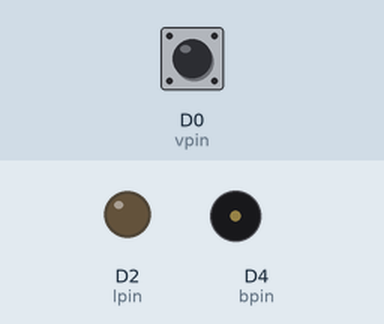
This sketch was run on a simulated ESP8266 (NodeMCU). Parts: output pins drawn as LEDs (lit = HIGH), buzzer (waves = sounding). The test bench sets the inputs (shaded band); at power-on: D0 (vpin) LOW. WiFi joins after 1.5 s; servers stay silent unless stated.

Above: at 2.7 s.
2.8 s: D0 (vpin) pulsed HIGH 5 times (0.12 s each, 0.3 s apart)
At 6.5 s:
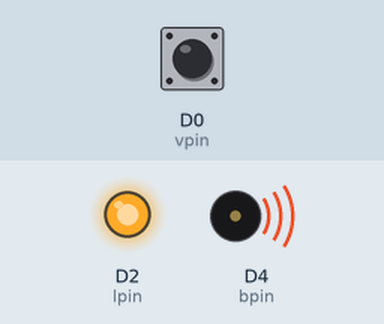
At 8.8 s:
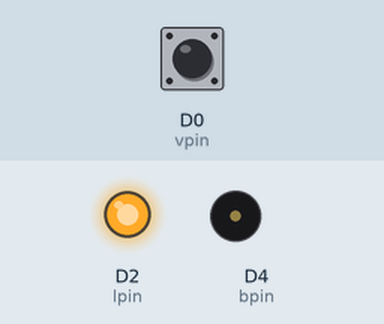
Timing chart, 0 to 13.7 s (numbered marks = the images above; inputs shaded):
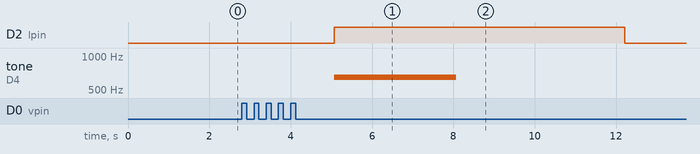

The sketch:

earthquake_alert.ino.ino
```cpp
#include <ESP8266WiFi.h>
#include<FirebaseArduino.h>
//#include<ArduinoJson.h>
//#include <ESP8266HTTPClient.h>
#define FIREBASE_HOST "earthquakedata-89740-default-rtdb.firebaseio.com"
#define FIREBASE_AUTH ""
#define ssid ""
#define pass ""
int bpin=D4;
int lpin=D2;
int vpin=D0;
String DB="update";
String id="id";
String mes="message";
String vib="vibration";
void setup() {
   WiFi.begin(ssid, pass);
  //Serial.end();
// Serial.begin(115200);

  while (WiFi.status() != WL_CONNECTED) {
   //Serial.println("not connected:");
    delay(500);
  }
  //Serial.println(" connected:");

  Firebase.begin(FIREBASE_HOST, FIREBASE_AUTH);
  // pinMode(bpin, OUTPUT);

  pinMode(lpin, OUTPUT);
   pinMode(vpin, INPUT);
   noTone(bpin);

}

int id_n=6;
void loop() {
 // digitalWrite(LED_BUILTIN, LOW );
 // delay(1000);
 // digitalWrite(LED_BUILTIN,HIGH );
  //delay(1000);
  int v;
  Firebase.setFloat("number", 42.0);
  v=digitalRead(vpin);
  int m=pulseIn(vpin,HIGH);
  if(m>=2000)
  {
     String msg2="earthquake Alert";
 String addid=DB+"/"+id_n+"/"+id;
 String addm=DB+"/"+id_n+"/"+mes;
  String addvib=DB+"/"+id_n+"/"+vib;
 Firebase.setInt(addid,id_n);
 // if (Firebase.failed()) {
//      Serial.print("setting /number failed:");
//      Serial.println(Firebase.error());
//      return;
 // }

 Firebase.setString(addm,msg2);
  Firebase.setInt(addvib,m);
    delay(500);
  digitalWrite(lpin, HIGH);
   tone(bpin, 650) ;
   delay (3000);
   noTone(bpin) ;
   delay (1000);
   delay(2000);// wait for 3 second
   noTone(bpin);
id_n++;
  }
  else
  {

  digitalWrite(D2, LOW);
  delay(1000);
  noTone(bpin) ;
  }


  // wait for a second
}
```

Measured:
- after the input at 2.8 s, D2 (lpin): LOW → HIGH after 2.3 s, → LOW 7.2 s later; tone on D4 (bpin): silent → 650 Hz after 2.3 s, → silent 3.0 s later
